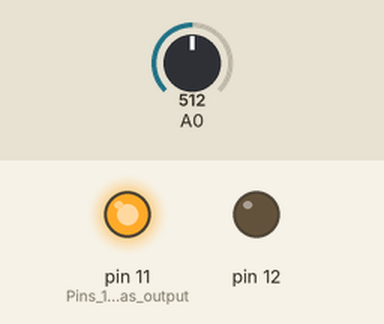
Simulated run of this sketch. Board: Arduino Uno, built with avr-gcc and run on an emulated ATmega328P. On the bench: output pins drawn as LEDs (lit = HIGH). Inputs (shaded band) come from the test bench; at power-on: A0 = 512. What the sketch prints to the serial monitor is not drawn.

Above: at 10.0 s.
At 30.0 s:
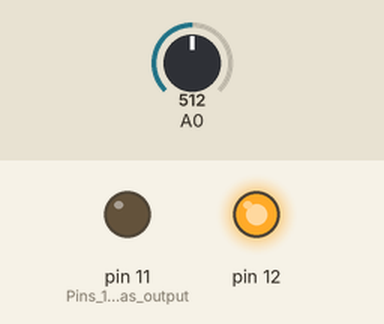
Timing chart, 0 to 52.0 s (numbered marks = the images above):
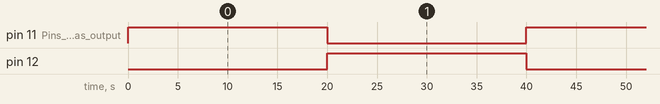

Measured:
- by itself, pin 11 (Pins_11_and_12_as_output), pin 12: alternates HIGH for 20.0 s and LOW for 20.0 s

The sketch:

Vest_Code.ino
```cpp
void setup() {
  // put your setup code here, to run once:
pinMode (0, INPUT); // Pin 0 as input for pressure-sensitive resistor
pinMode (11, OUTPUT); // Pins 11 and 12 as output for L1190 (to vacuum pump)
pinMode (12, OUTPUT);
Serial.begin(9600);
}

void loop() {
  // put your main code here, to run repeatedly:
Serial.println(analogRead(0)); //read values of analog input
//conditional statement that checks whether pressure pad checks anything
if (analogRead(0) <= 1000){ //if pressure is sensed
digitalWrite(11, HIGH); //run motor forwards for 20 seconds
digitalWrite(12, LOW);
delay(20000);
digitalWrite(11,LOW); //run motor backwards for 20 seconds
digitalWrite(12, HIGH);
delay(20000);
} else { //if no pressure is sensed
digitalWrite (11, LOW); //stop motor
digitalWrite (12, LOW);
}
}
```
